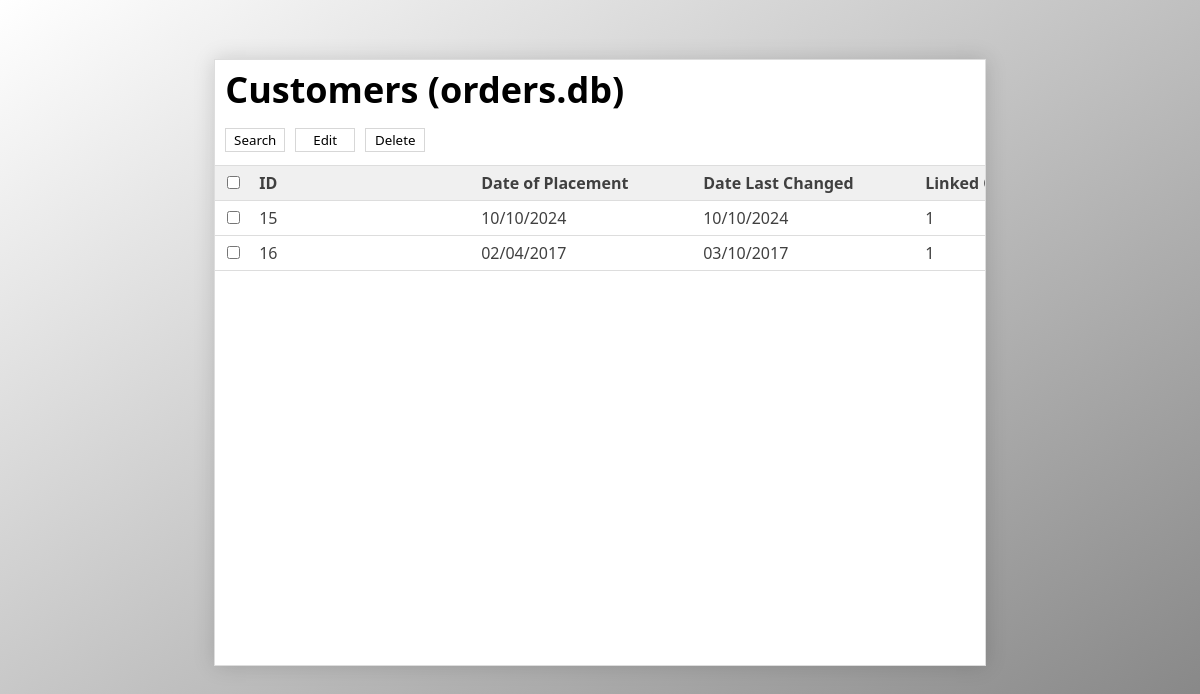
The app's page /pages/admin/order_table, older data.
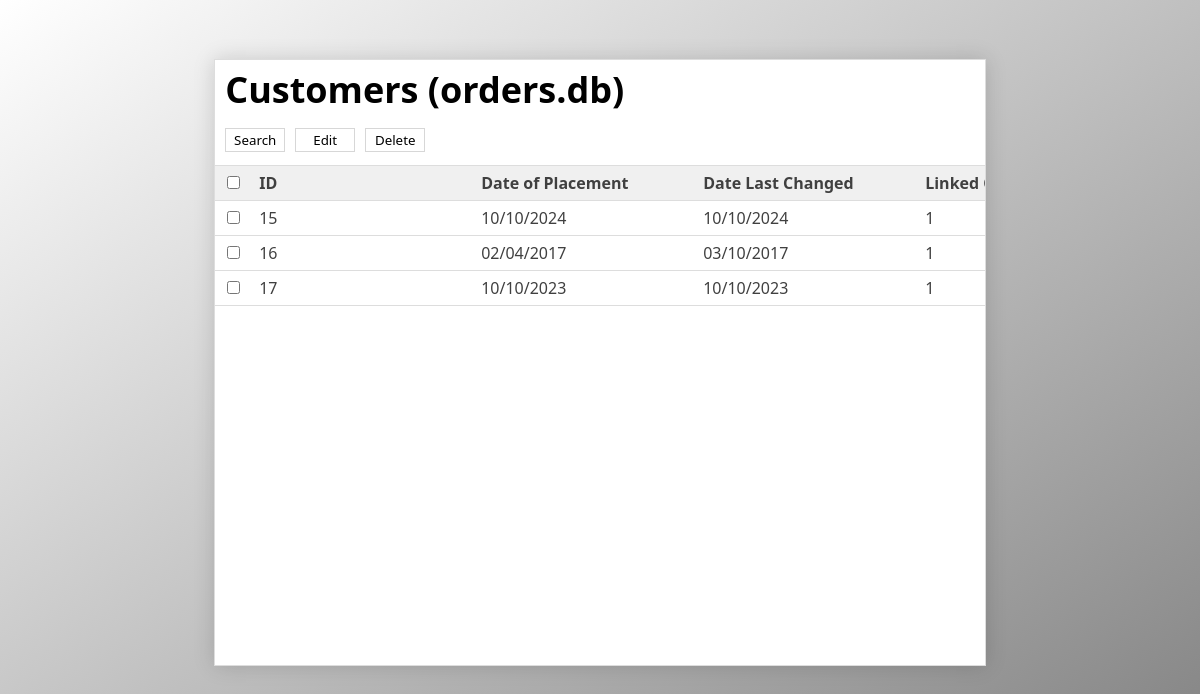
The same page, newer data.
### tables this page shows
CREATE TABLE Orders (orderid INTEGER PRIMARY KEY AUTOINCREMENT, orderplaced TEXT, orderlastchanged TEXT, customerid INTEGER, orderlocation TEXT, orderstatus INTEGER, FOREIGN KEY(customerid) REFERENCES Customers(customerid));

### Server.py (the view)
@app.get("/pages/admin/order_table")
def order_table():
    database = Data(database_path)
    rows = database.getAllOrders()
    return render_template(
        "web/table.html",
        columns = columns_order,
        rows = rows,
        type = "order"
    )

### Data.py (called while the page is built)
    def getAllOrders(self):
        sql = "SELECT * FROM Orders;"
        self.cursor.execute(sql)
        return [OrderObject(o) for o in self.cursor.fetchall() if o != None]

### templates/web/table.html (shortened to what this page needs)
<!DOCTYPE html>
<head>
    <link rel = "stylesheet" href = "/static/stylesheets/table.css"/>
    <link rel = "stylesheet" href = "https://cdnjs.cloudflare.com/ajax/libs/font-awesome/4.7.0/css/font-awesome.min.css">
</head>
<body>
    <div id = "main-div">
        <div id = "title-div">
            <b>Customers (orders.db)</b>
        </div>
        <div id = "action-div">
            <button type = "button" id = "search-button" class = "action-buttons" onclick = "toggleSearchRow()">Search</button>
            <button type = "button" id = "edit-button" class = "action-buttons" onclick = "">Edit</button>
            <button type = "button" id = "delete-button" class = "action-buttons" onclick = "">Delete</button>
        </div>
        <div id = "table-wrapper">
            <table id = "table">
                <thead>
                    <form action = "/" method = "POST" onsubmit = "false">
                        <tr>
                            <th>
                                <input type = "checkbox" class = "checkmark" onclick = "toggleCheckboxes(this)"/>
                            </th>
                            {% for column in columns.values() %}
                            <th>
                                {{ column }}
                            </th>
                            {% endfor %}
                        </tr>
                    </form>
                </thead>
                <tbody>
                    {% for row in rows %}
                    <tr>
                        <td>
                            <input type = "checkbox" class = "checkmark"/>
                        </td>
                        {% if type == "customer" %}
                            <td>{{row.id}}</td>
                            <td>{{row.firstname}}</td>
                            <td>{{row.lastname}}</td>
                            <td>{{row.company}}</td>
                            <td>{{row.email}}</td>
                            <td>{{row.phone}}</td>
                        {% elif type == "order" %}
                            <td>{{row.id}}</td>
                            <td>{{row.placed}}</td>
                            <td>{{row.lastchanged}}</td>
                            <td>{{row.customerid}}</td>
                        {% elif type == "reminder" %}
                            <td>{{row.id}}</td>
                            <td>{{row.date}}</td>
                            <td>{{row.orderid}}</td>
                        {% endif %}
                    </tr>
                    {% endfor %}
                </tbody>
            </table>
        </div>
    </div>
</body>

### static/stylesheets/table.css (style rules this page uses)
* { font-family: 'Segoe UI', Tahoma, Geneva, Verdana, sans-serif; }
body { background-image: linear-gradient(to bottom right, white, grey); }
#table { border-collapse: collapse; width: 100%; }
#table-wrapper { height: 500px; overflow: auto; overflow-y: scroll; }
#action-div { height: 50px; display: flex; align-items: center; }
#title-div { height: 50px; font-size: 36px; align-items: center; padding-left: 10px; padding-top: 5px; }
.action-buttons { cursor: pointer; width: 100px; height: 24px; transition-duration: .25s; border: 1px solid #d7d7d7; background-color: white; margin-left: 10px; }
#search-button { width: 60px; }
#edit-button { width: 60px; }
#delete-button { width: 60px; }
#main-div { margin-top: 5%; margin-left: auto; margin-right: auto; width: 65%; box-shadow: 0 0 20px rgba(0, 0, 0, 0.15); border: 1px solid #dddddd; background-color: white; }
#table td, th { text-align: left; padding-top: 6px; padding-bottom: 6px; padding-left: 8px; padding-right: 8px; color: #404040; }
#table tbody tr { border-bottom: 1px solid #dddddd; border-top: 1px solid #dddddd; }
#table thead { background-color: #f0f0f0; position: sticky; top: 0; }
#table thead tr { border-top: 1px solid #dddddd; }
.checkmark { cursor: pointer; }

Row changes from the older to the newer data that the page shows:
added Orders: id "17", placed "10/10/2023", lastchanged "10/10/2023", customerid "1"
